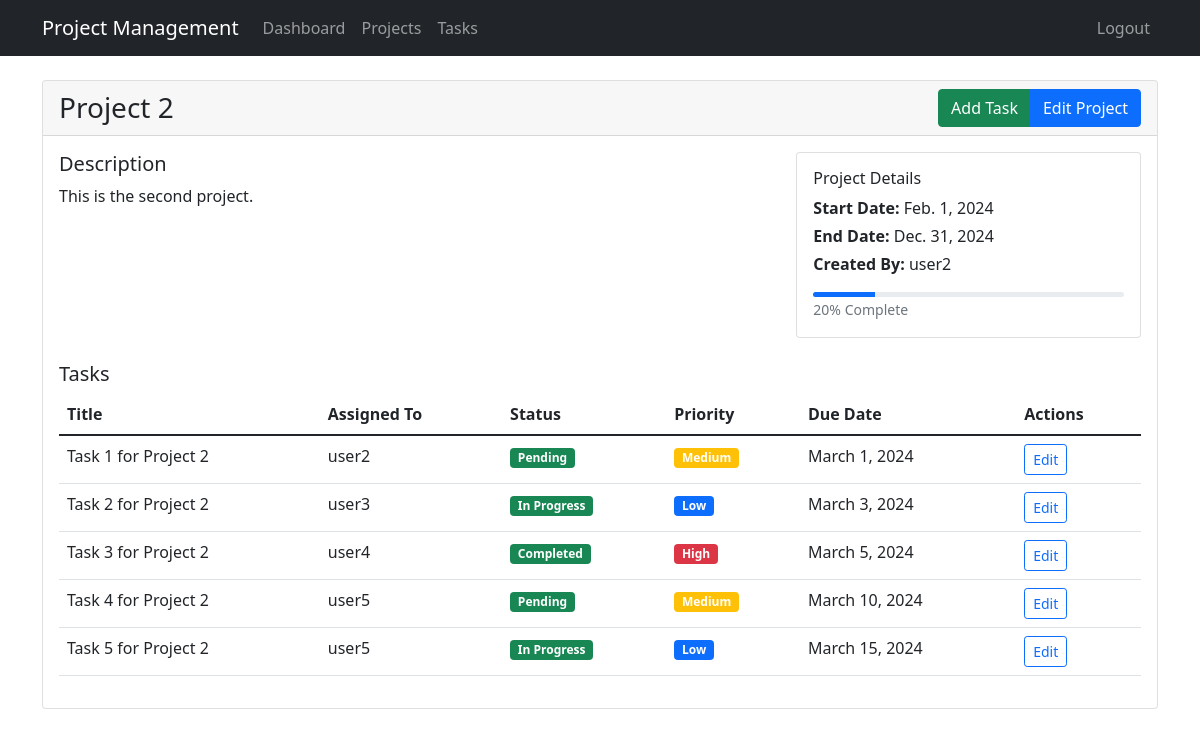
Screenshot of /projects/2/ (signed in) with the database file from the repository.
### task_app/models.py (models this page shows, shortened)
class Project(models.Model):
    name = models.CharField(max_length=100)
    description = models.TextField()
    start_date = models.DateField()
    end_date = models.DateField()
    created_by = models.ForeignKey(User, on_delete=models.CASCADE)
    created_at = models.DateTimeField(auto_now_add=True)
    updated_at = models.DateTimeField(auto_now=True)
    def get_completion_rate(self):
        total_tasks = self.task_set.count()
        if total_tasks == 0:
            return 0
        completed_tasks = self.task_set.filter(status='completed').count()
        return (completed_tasks / total_tasks) * 100

class Task(models.Model):
    STATUS_CHOICES = [
        ('pending', 'Pending'),
        ('in_progress', 'In Progress'),
        ('completed', 'Completed'),
    ]
    PRIORITY_CHOICES = [
        ('low', 'Low'),
        ('medium', 'Medium'),
        ('high', 'High'),
    ]
    title = models.CharField(max_length=150)
    description = models.TextField()
    assigned_to = models.ForeignKey(User, on_delete=models.CASCADE)
    status = models.CharField(max_length=20, choices=STATUS_CHOICES, default='pending')
    priority = models.CharField(max_length=20, choices=PRIORITY_CHOICES, default='medium')
    start_date = models.DateField()
    due_date = models.DateField()
    project = models.ForeignKey(Project, on_delete=models.CASCADE)
    created_at = models.DateTimeField(auto_now_add=True)
    updated_at = models.DateTimeField(auto_now=True)

### task_app/views.py (the view)
# urls.py: path('projects/<int:pk>/', views.ProjectDetailView.as_view(), name='project-detail'),
class ProjectDetailView(LoginRequiredMixin, DetailView):
    model = Project
    template_name = 'tasks/project_detail.html'  # Template to render project details

### templates/tasks/project_detail.html (shortened to what this page needs)
{% extends 'tasks/base.html' %}
{% block content %}
<div class="row">
    <div class="col-md-12">
        <div class="card">
            <div class="card-header">
                <div class="d-flex justify-content-between align-items-center">
                    <h3 class="card-title mb-0">{{ project.name }}</h3>
                    <div class="btn-group">
                        <a href="{% url 'task-create' %}" class="btn btn-success">Add Task</a>
                        <a href="{% url 'project-update' project.pk %}" class="btn btn-primary">Edit Project</a>
                    </div>
                </div>
            </div>
            <div class="card-body">
                <div class="row mb-4">
                    <div class="col-md-8">
                        <h5>Description</h5>
                        <p>{{ project.description }}</p>
                    </div>
                    <div class="col-md-4">
                        <div class="card">
                            <div class="card-body">
                                <h6>Project Details</h6>
                                <p class="mb-1"><strong>Start Date:</strong> {{ project.start_date }}</p>
                                <p class="mb-1"><strong>End Date:</strong> {{ project.end_date }}</p>
                                <p class="mb-1"><strong>Created By:</strong> {{ project.created_by }}</p>
                                <div class="progress mt-3" style="height: 5px;">
                                    <div class="progress-bar" role="progressbar"
                                         style="width: {{ project.get_completion_rate }}%"></div>
                                </div>
                                <small class="text-muted">
                                    {{ project.get_completion_rate|floatformat:0 }}% Complete
                                </small>
                            </div>
                        </div>
                    </div>
                </div>
                <h5>Tasks</h5>
                <div class="table-responsive">
                    <table class="table table-hover">
                        <thead>
                            <tr>
                                <th>Title</th>
                                <th>Assigned To</th>
                                <th>Status</th>
                                <th>Priority</th>
                                <th>Due Date</th>
                                <th>Actions</th>
                            </tr>
                        </thead>
                        <tbody>
                            {% for task in project.task_set.all %}
                            <tr>
                                <td>{{ task.title }}</td>
                                <td>{{ task.assigned_to }}</td>
                                <td>
                                    <span class="badge bg-{{ task.status|yesno:'success,warning' }}">
                                        {{ task.get_status_display }}
                                    </span>
                                </td>
                                <td>
                                    <span class="badge
                                        {% if task.priority == 'high' %}
                                            bg-danger
                                        {% elif task.priority == 'medium' %}
                                            bg-warning
                                        {% elif task.priority == 'low' %}
                                            bg-primary
                                        {% else %}
                                            bg-secondary
                                        {% endif %}
                                        ">
                                        {{ task.get_priority_display }}
                                    </span>
                                </td>
                                <td>{{ task.due_date }}</td>
                                <td>
                                    <a href="{% url 'task-update' task.pk %}"
                                     class="btn btn-sm btn-outline-primary">Edit</a>
                                </td>
                            </tr>
                            {% empty %}
                            <tr>
                                <td colspan="6" class="text-center">No tasks found for this project.</td>
                            </tr>
                            {% endfor %}
                        </tbody>
                    </table>
                </div>
            </div>
        </div>
    </div>
</div>
{% endblock %}

### rows the page displays
Project: name "Project 2", description "This is the second project.", start_date "Feb. 1, 2024", end_date "Dec. 31, 2024", created_by "user2", get_completion_rate "20"
Task: title "Task 1 for Project 2", assigned_to "user2", status "Pending", priority "Medium", due_date "March 1, 2024"
Task: title "Task 2 for Project 2", assigned_to "user3", status "In Progress", priority "Low", due_date "March 3, 2024"
Task: title "Task 3 for Project 2", assigned_to "user4", status "Completed", priority "High", due_date "March 5, 2024"
Task: title "Task 4 for Project 2", assigned_to "user5", status "Pending", priority "Medium", due_date "March 10, 2024"
Task: title "Task 5 for Project 2", assigned_to "user5", status "In Progress", priority "Low", due_date "March 15, 2024"
